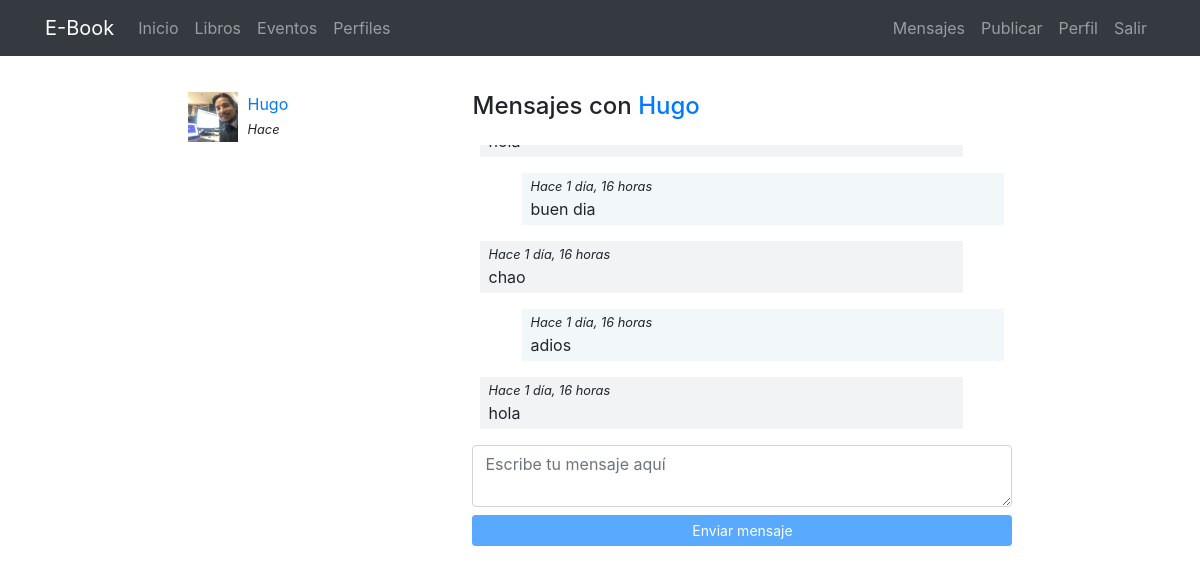
The page /messenger/thread/1/ (signed in) on the database its author committed.
### registration/models.py (models this page shows)
class Profile(models.Model):
    user = models.OneToOneField(User, on_delete=models.CASCADE)
    avatar = models.ImageField(upload_to=custom_upload_to, null=True, blank=True)
    bio = models.TextField(null=True, blank=True)
    link = models.URLField(max_length=200, null=True, blank=True)
    class Meta:
        ordering = ['user__username']

### messenger/models.py (models this page shows)
class Message(models.Model):
    user = models.ForeignKey(User, on_delete=models.CASCADE)
    content = models.TextField()
    created = models.DateTimeField(auto_now_add=True)
    class Meta:
        ordering = ['created']

class Thread(models.Model):
    users = models.ManyToManyField(User, related_name='threads')
    messages = models.ManyToManyField(Message)
    updated = models.DateTimeField(auto_now=True)
    objects = ThreadManager()
    class Meta:
        ordering = ['-updated']

### messenger/views.py (the view)
# urls.py: path('thread/<int:pk>/', ThreadDetail.as_view(), name="detail"),
@method_decorator(login_required, name="dispatch")
class ThreadDetail(DetailView):
    model = Thread
    def get_object(self):
        obj = super(ThreadDetail, self).get_object()
        if self.request.user not in obj.users.all():
            raise Http404()
        return obj

### messenger/templates/messenger/thread_detail.html (shortened to what this page needs)
{% extends 'core/base.html' %}
{% load static %}
{% block content %}
<main role="main">
  <div class="container">
    <div class="row mt-3">
      <div class="col-md-9 mx-auto mb-5">
        <div class="row">
          <div class="col-md-4">
            {% for thread in request.user.threads.all %}
              {% if thread.messages.all|length > 0 %}
                <div class="mb-3">
                  {% for user in thread.users.all %}
                    {% if user != request.user %}
                      {% if user.profile.avatar %}
                        <img src="{{user.profile.avatar.url}}" class="avatar">
                      {% else %}
                        <img src="{% static 'registration/img/no-avatar.jpg' %}" class="avatar">
                      {% endif %}
                      <div>
                        <a href="{% url 'messenger:detail' thread.pk %}">{{user}}</a><br>
                        <small><i>Hace {{ message.created | timesince }}</i></small>
                      </div>
                    {% endif %}
                  {% endfor %}
                </div>
              {% endif %}
            {% endfor %}
          </div>
          <div class="col-md-8">
            {% for user in thread.users.all %}
              {% if user != request.user %}
                <h4 class="mb-4">Mensajes con <a href="{% url 'profiles:detail' user %} ">{{user}}</a></h4>
              {% endif %}
            {% endfor %}
            <div class="thread" id="thread">
              {% for message in object.messages.all %}
                <div {% if request.user == message.user %}class="mine mb-3"{% else %}class="other mb-3"{% endif %}>
                  <small><i>Hace {{thread.messages.last.created|timesince}}</i></small><br>
                  {{message.content}}
                </div>
              {% endfor %}
            </div>
            <textarea id="content" class="form-control mb-2" rows="2" placeholder="Escribe tu mensaje aquí"></textarea>
            <button id="send" class="btn btn-primary btn-sm btn-block" disabled>Enviar mensaje</button>
          </div>
        </div>
    </div>
  </div>
</main>
{% endblock %}

### core/static/core/css/main.css (style rules this page uses)
main { padding-top: 20px; }
:root { --jumbotron-padding-y: 3rem; }

### messenger/templates/messenger/thread_detail.html (style rules this page uses)
.avatar { width:50px; height:50px; float:left; margin-right:10px; }
.thread { max-height:300px; overflow-y:auto; padding:0 0.5em; }
.mine { padding:0 0.5em 0.25em; background-color:rgba(230,242,245,.5); width:92%; margin-left:8%; }
.other { padding:0 0.5em 0.25em; background-color:#f2f3f5; width:92%; }

### rows shown on the page
Thread: messages.last.created "1 día, 16 horas"
Message: content "buen dia"
Message: content "chao"
Message: content "adios"
Message: content "hola"

### other values the page prints
{{ user }} "Hugo"
